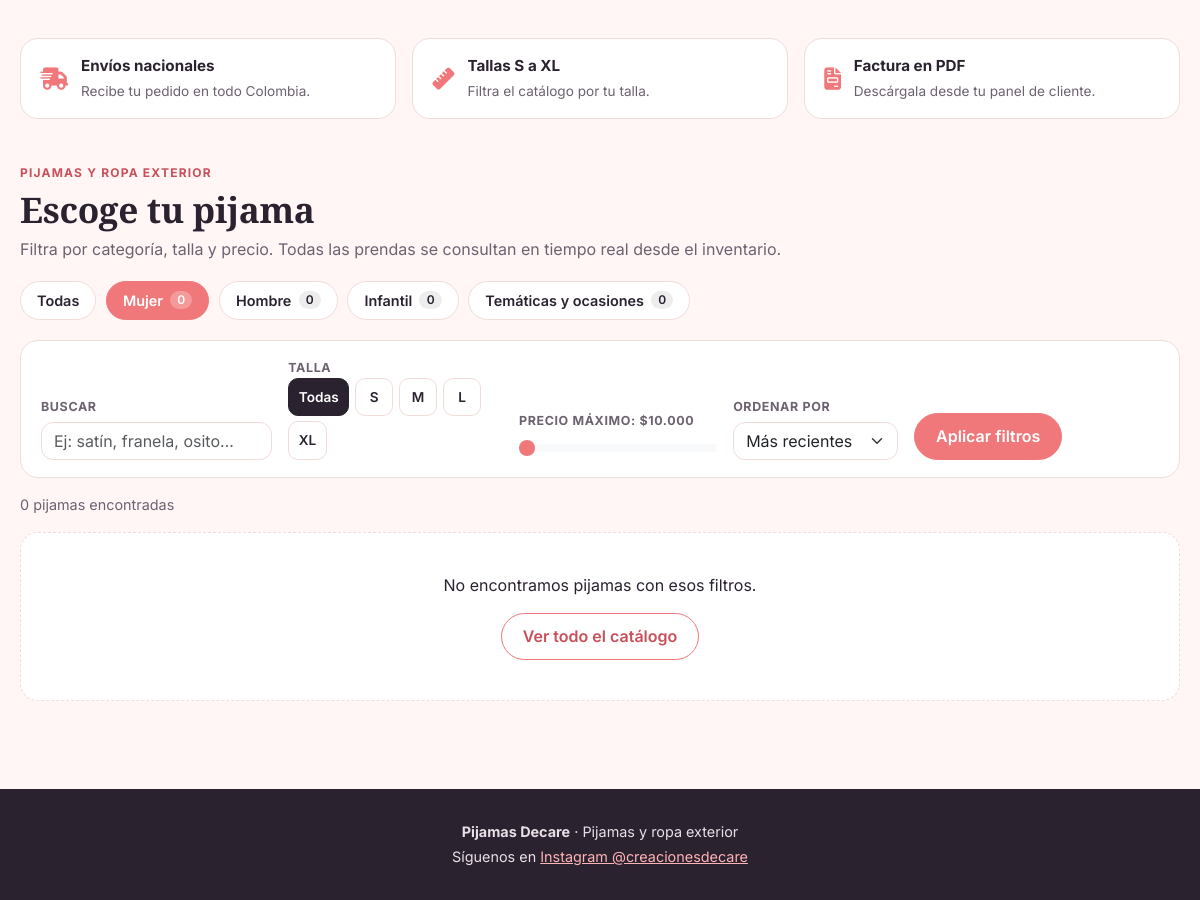
The page /index.php?url=catalogo&categoria=mujer (lower part) on the database as committed earlier.
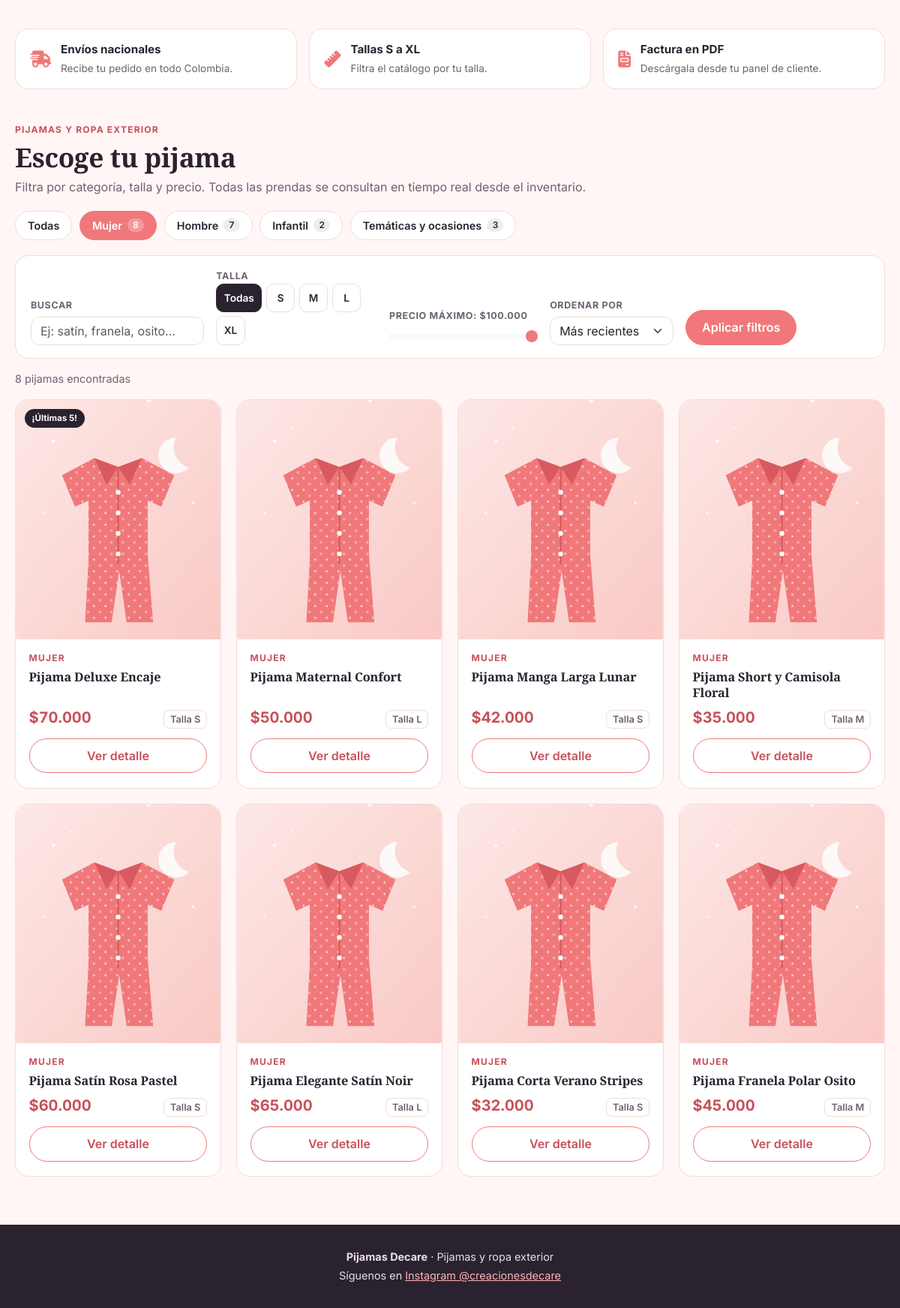
The same page on the database as committed later.
### tables this page shows
CREATE TABLE `categorias` (
  `ID_CATEGORIA` int(11) NOT NULL,
  `nombre` varchar(60) NOT NULL,
  `slug` varchar(60) NOT NULL,
  `descripcion` varchar(255) DEFAULT NULL
);

CREATE TABLE `productos` (
  `ID_PRODUCTO` int(11) NOT NULL,
  `nombre` varchar(255) NOT NULL,
  `DESCRIPCION` varchar(250) NOT NULL,
  `PRECIO` decimal(10,2) NOT NULL,
  `STOCK` int(11) DEFAULT 0,
  `talla` varchar(50) NOT NULL,
  `ID_CATEGORIA` int(11) DEFAULT NULL,
  `imagen` varchar(255) DEFAULT NULL
);

### backend/src/models/Catalogo.php (called while the page is built, shortened)
<?php
class Catalogo
{
    private PDO $conn;
    public function __construct(PDO $db)
    {
        $this->conn = $db;
    }
    public function categorias(): array
    {
        $sql = "SELECT c.ID_CATEGORIA, c.nombre, c.slug, c.descripcion,
                       COUNT(p.ID_PRODUCTO) AS total
                FROM categorias c
                LEFT JOIN productos p ON p.ID_CATEGORIA = c.ID_CATEGORIA AND p.STOCK > 0
                GROUP BY c.ID_CATEGORIA, c.nombre, c.slug, c.descripcion
                ORDER BY c.ID_CATEGORIA";
        return $this->conn->query($sql)->fetchAll(PDO::FETCH_ASSOC);
    }
    public static function leerFiltros(array $entrada): array
    {
        $talla = strtoupper(trim((string) ($entrada['talla'] ?? '')));
        $orden = (string) ($entrada['orden'] ?? 'recientes');
        $precioMax = (int) ($entrada['precio_max'] ?? 0);
        return [
            'q'          => mb_substr(trim((string) ($entrada['q'] ?? '')), 0, 60),
            'categoria'  => preg_replace('/[^a-z]/', '', strtolower((string) ($entrada['categoria'] ?? ''))),
            'talla'      => in_array($talla, self::TALLAS, true) ? $talla : '',
            'precio_max' => $precioMax > 0 ? $precioMax : 0,
            'orden'      => array_key_exists($orden, self::ORDENES) ? $orden : 'recientes',
        ];
    }
    public function buscar(array $filtros): array
    {
        $where = ['p.STOCK > 0'];
        $params = [];
        if ($filtros['categoria'] !== '') {
            $where[] = 'c.slug = :categoria';
            $params[':categoria'] = $filtros['categoria'];
        }
        $sql = "SELECT p.ID_PRODUCTO, p.nombre, p.DESCRIPCION, p.PRECIO, p.STOCK, p.talla, p.imagen,
                       c.nombre AS categoria, c.slug AS categoria_slug
                FROM productos p
                LEFT JOIN categorias c ON c.ID_CATEGORIA = p.ID_CATEGORIA
                WHERE " . implode(' AND ', $where) . "
                ORDER BY " . self::ORDENES[$filtros['orden']];
        $stmt = $this->conn->prepare($sql);
        $stmt->execute($params);
        return $stmt->fetchAll(PDO::FETCH_ASSOC);
    }
    public function precioMaximo(): int
    {
        return (int) ceil((float) $this->conn->query("SELECT COALESCE(MAX(PRECIO), 0) FROM productos WHERE STOCK > 0")->fetchColumn());
    }
}

### backend/src/config/marca.php (called while the page is built, shortened)
<?php
function imagen_producto(array $producto): string
{
    $imagen = trim((string) ($producto['imagen'] ?? ''));
    $slug = preg_replace('/[^a-z]/', '', (string) ($producto['categoria_slug'] ?? ''));
    $ilustracion = 'frontend/src/public/img/categorias/' . ($slug !== '' ? $slug : 'general') . '.svg';
    return $ilustracion;
}
function precio_cop($valor): string
{
    return '$' . number_format((float) $valor, 0, ',', '.');
}

### frontend/src/pages/partials/catalogo_productos.php (the view, shortened to what this page needs)
<?php
require_once __DIR__ . '/../../../../backend/src/config/marca.php';
require_once __DIR__ . '/../../../../backend/src/models/Catalogo.php';
$rutaCatalogo = $rutaCatalogo ?? 'catalogo';
$catalogo = new Catalogo($pdo);
$filtros = Catalogo::leerFiltros($_GET);
try {
    $categorias = $catalogo->categorias();
    $productos = $catalogo->buscar($filtros);
    $precioTope = max(10000, (int) (ceil($catalogo->precioMaximo() / 10000) * 10000));
    $errorCatalogo = '';
} catch (PDOException $e) {
    error_log('Catálogo: ' . $e->getMessage());
    $categorias = [];
    $productos = [];
    $precioTope = 100000;
    $errorCatalogo = 'No fue posible cargar el catálogo. Verifique que la base de datos tenga la migración database/migracion_catalogo.sql.';
}
$e = static fn($v) => htmlspecialchars((string) $v, ENT_QUOTES, 'UTF-8');
$urlFiltro = static function (array $cambios) use ($filtros, $rutaCatalogo): string {
    $params = array_filter(array_merge($filtros, $cambios), static fn($v) => $v !== '' && $v !== 0 && $v !== 'recientes');
    return 'index.php?' . http_build_query(['url' => $rutaCatalogo] + $params) . '#catalogo';
};
$hayFiltros = $filtros['q'] !== '' || $filtros['categoria'] !== '' || $filtros['talla'] !== '' || $filtros['precio_max'] > 0;
?>
<section id="catalogo" class="catalogo">
    <div class="catalogo__cabecera">
        <div>
            <span class="catalogo__eyebrow"><?php echo $e(MARCA_COLECCION); ?></span>
            <h2 class="catalogo__titulo">Escoge tu pijama</h2>
            <p class="catalogo__sub">Filtra por categoría, talla y precio. Todas las prendas se consultan en tiempo real desde el inventario.</p>
        </div>
    </div>
    <nav class="catalogo__categorias" aria-label="Categorías">
        <a href="<?php echo $e($urlFiltro(['categoria' => ''])); ?>"
           class="chip <?php echo $filtros['categoria'] === '' ? 'chip--activo' : ''; ?>">Todas</a>
        <?php foreach ($categorias as $cat): ?>
            <a href="<?php echo $e($urlFiltro(['categoria' => $cat['slug']])); ?>"
               class="chip <?php echo $filtros['categoria'] === $cat['slug'] ? 'chip--activo' : ''; ?>">
                <?php echo $e($cat['nombre']); ?> <span class="chip__num"><?php echo (int) $cat['total']; ?></span>
            </a>
        <?php endforeach; ?>
    </nav>
    <form class="catalogo__filtros" method="GET" action="index.php#catalogo">
        <label class="filtro filtro--busqueda">
            <span class="filtro__label">Buscar</span>
            <input type="search" name="q" value="<?php echo $e($filtros['q']); ?>" placeholder="Ej: satín, franela, osito…" class="form-control">
        </label>
        <fieldset class="filtro">
            <legend class="filtro__label">Talla</legend>
            <div class="tallas">
                <label class="talla"><input type="radio" name="talla" value="" <?php echo $filtros['talla'] === '' ? 'checked' : ''; ?>><span>Todas</span></label>
                <?php foreach (Catalogo::TALLAS as $t): ?>
                    <label class="talla"><input type="radio" name="talla" value="<?php echo $t; ?>" <?php echo $filtros['talla'] === $t ? 'checked' : ''; ?>><span><?php echo $t; ?></span></label>
                <?php endforeach; ?>
            </div>
        </fieldset>
        <label class="filtro">
            <span class="filtro__label">Precio máximo: <output id="precioSalida"><?php echo precio_cop($filtros['precio_max'] ?: $precioTope); ?></output></span>
            <input type="range" class="form-range" name="precio_max" min="10000" max="<?php echo $precioTope; ?>" step="5000"
                   value="<?php echo $filtros['precio_max'] ?: $precioTope; ?>" id="precioRango">
        </label>
        <label class="filtro">
            <span class="filtro__label">Ordenar por</span>
            <select name="orden" class="form-select">
                <option value="recientes" <?php echo $filtros['orden'] === 'recientes' ? 'selected' : ''; ?>>Más recientes</option>
            </select>
        </label>
        <div class="filtro filtro--acciones">
            <button type="submit" class="btn btn-marca">Aplicar filtros</button>
            <?php if ($hayFiltros): ?>
                <a href="index.php?url=<?php echo $e($rutaCatalogo); ?>#catalogo" class="btn btn-link">Limpiar</a>
            <?php endif; ?>
        </div>
    </form>
    <p class="catalogo__conteo">
        <?php echo count($productos); ?> <?php echo count($productos) === 1 ? 'pijama encontrada' : 'pijamas encontradas'; ?>
    </p>
    <?php if (empty($productos) && $errorCatalogo === ''): ?>
        <div class="catalogo__vacio">
            <p>No encontramos pijamas con esos filtros.</p>
            <a href="index.php?url=<?php echo $e($rutaCatalogo); ?>#catalogo" class="btn btn-marca-outline">Ver todo el catálogo</a>
        </div>
    <?php endif; ?>
    <div class="catalogo__grid">
        <?php foreach ($productos as $p):
            $id = (int) $p['ID_PRODUCTO'];
            $stock = (int) $p['STOCK'];
            $imagen = imagen_producto($p);
        ?>
            <article class="producto">
                <button type="button" class="producto__foto" data-bs-toggle="modal" data-bs-target="#producto-<?php echo $id; ?>"
                        aria-label="Ver detalle de <?php echo $e($p['nombre']); ?>">
                    <img src="<?php echo $e($imagen); ?>" alt="<?php echo $e($p['nombre']); ?>" loading="lazy">
                    <?php if ($stock <= 5): ?><span class="producto__aviso">¡Últimas <?php echo $stock; ?>!</span><?php endif; ?>
                </button>
                <div class="producto__cuerpo">
                    <span class="producto__categoria"><?php echo $e($p['categoria'] ?? 'Sin categoría'); ?></span>
                    <h3 class="producto__nombre"><?php echo $e($p['nombre']); ?></h3>
                    <div class="producto__meta">
                        <span class="producto__precio"><?php echo precio_cop($p['PRECIO']); ?></span>
                        <span class="producto__talla">Talla <?php echo $e($p['talla']); ?></span>
                    </div>
                    <button type="button" class="btn btn-marca-outline w-100" data-bs-toggle="modal" data-bs-target="#producto-<?php echo $id; ?>">
                        Ver detalle
                    </button>
                </div>
            </article>
        <?php endforeach; ?>
    </div>
</section>

### index.php (shortened to what this page needs)
<?php
$route = isset($_GET['url']) ? $_GET['url'] : 'catalogo';
switch ($route) {
    case 'catalogo':
        require_once __DIR__ . '/frontend/src/pages/catalogo.php';
        break;
}
?>

### frontend/src/pages/catalogo.php (shortened to what this page needs)
<?php
require_once __DIR__ . '/../../../backend/src/config/marca.php';
$rutaCatalogo = 'catalogo';
?>
<!DOCTYPE html>
<html lang="es">
<head>
    <link href="https://cdn.jsdelivr.net/npm/bootstrap@5.3.0/dist/css/bootstrap.min.css" rel="stylesheet">
    <link rel="stylesheet" href="https://cdnjs.cloudflare.com/ajax/libs/font-awesome/6.4.0/css/all.min.css">
    <link rel="stylesheet" href="./frontend/src/public/css/styles.css">
    <link rel="stylesheet" href="./frontend/src/public/css/catalogo.css">
</head>
<body class="tienda-page">
    <main class="tienda">
        <section class="beneficios" aria-label="Beneficios">
            <div class="beneficio">
                <i class="fa-solid fa-truck-fast" aria-hidden="true"></i>
                <div><strong>Envíos nacionales</strong><span>Recibe tu pedido en todo Colombia.</span></div>
            </div>
            <div class="beneficio">
                <i class="fa-solid fa-ruler" aria-hidden="true"></i>
                <div><strong>Tallas S a XL</strong><span>Filtra el catálogo por tu talla.</span></div>
            </div>
            <div class="beneficio">
                <i class="fa-solid fa-file-invoice" aria-hidden="true"></i>
                <div><strong>Factura en PDF</strong><span>Descárgala desde tu panel de cliente.</span></div>
            </div>
        </section>
        <?php require __DIR__ . '/partials/catalogo_productos.php'; ?>
    </main>
    <footer class="pie-tienda">
        <p class="mb-1"><strong><?php echo htmlspecialchars(MARCA_TIENDA); ?></strong> · <?php echo htmlspecialchars(MARCA_COLECCION); ?></p>
        <p class="mb-0">Síguenos en <a href="<?php echo htmlspecialchars(MARCA_INSTAGRAM); ?>" target="_blank" rel="noopener">Instagram @creacionesdecare</a></p>
    </footer>
</body>
</html>

### frontend/src/public/css/styles.css (style rules this page uses)
:root { --ink: #2b2230; --ink-soft: #3a2e40; --paper: #fbf5f4; --paper-raised: #ffffff; --border: #dfe2e6; --text-color: #1b2430; --text-muted: #5b6472; --secondary-color: #f0787a; --secondary-deep: #c9505a; --secondary-tint: rgba(240, 120, 122, 0.14); --primary-color: var(--ink); --bg-color: var(--paper); --white: #ffffff; --danger-color: #b03a2e; --success-color: #1f7a53; --font-display: 'Source Serif 4', 'Georgia', serif; --font-body: 'Inter', 'Segoe UI', Tahoma, Geneva, Verdana, sans-serif; --font-mono: 'JetBrains Mono', 'Consolas', monospace; --radius-sm: 6px; --radius-md: 10px; --radius-lg: 14px; }
* { margin: 0; padding: 0; box-sizing: border-box; font-family: var(--font-body); }
h1, h2, h3, h4 { font-family: var(--font-display); color: var(--ink); font-weight: 700; letter-spacing: -0.01em; }
body { background: var(--paper); color: var(--text-color); padding-bottom: 50px; position: relative; overflow-x: hidden; line-height: 1.5; }
body > * { position: relative; z-index: 1; }
.btn { padding: 10px 16px; border-radius: var(--radius-sm); text-decoration: none; display: inline-block; color: white; font-weight: 600; box-shadow: none; transition: transform 0.15s ease, box-shadow 0.15s ease, background 0.15s ease; }
button { width: 100%; padding: 0.9rem; background: var(--ink); color: white; border: none; border-radius: var(--radius-sm); cursor: pointer; font-size: 1rem; font-weight: 600; transition: background 0.15s ease, transform 0.15s ease; }

Rows that differ between the two databases and show on the page:
computed for categorias "Mujer": total "0" → "8"
computed for categorias "Hombre": total "0" → "7"
computed for categorias "Infantil": total "0" → "2"
computed for categorias "Temáticas y ocasiones": total "0" → "3"
added productos: ID_CATEGORIA.slug (picture), STOCK "5", ID_CATEGORIA.nombre "MUJER", nombre "Pijama Deluxe Encaje", PRECIO "$70.000", talla "S"
added productos: ID_CATEGORIA.slug (picture), ID_CATEGORIA.nombre "MUJER", nombre "Pijama Maternal Confort", PRECIO "$50.000", talla "L"
added productos: ID_CATEGORIA.slug (picture), ID_CATEGORIA.nombre "MUJER", nombre "Pijama Manga Larga Lunar", PRECIO "$42.000", talla "S"
added productos: ID_CATEGORIA.slug (picture), ID_CATEGORIA.nombre "MUJER", nombre "Pijama Short y Camisola Floral", PRECIO "$35.000", talla "M"
added productos: ID_CATEGORIA.slug (picture), ID_CATEGORIA.nombre "MUJER", nombre "Pijama Satín Rosa Pastel", PRECIO "$60.000", talla "S"
added productos: ID_CATEGORIA.slug (picture), ID_CATEGORIA.nombre "MUJER", nombre "Pijama Elegante Satín Noir", PRECIO "$65.000", talla "L"
added productos: ID_CATEGORIA.slug (picture), ID_CATEGORIA.nombre "MUJER", nombre "Pijama Corta Verano Stripes", PRECIO "$32.000", talla "S"
added productos: ID_CATEGORIA.slug (picture), ID_CATEGORIA.nombre "MUJER", nombre "Pijama Franela Polar Osito", PRECIO "$45.000", talla "M"
Other text that changed with them:
precio_cop($filtros['precio_max'] ?: $precioTope): "$10.000" → "$100.000"
form field precio_max: "10000" → "100000"
count($productos): "0" → "8"
text no longer shown: "No encontramos pijamas con esos filtros. Ver todo el catálogo"
